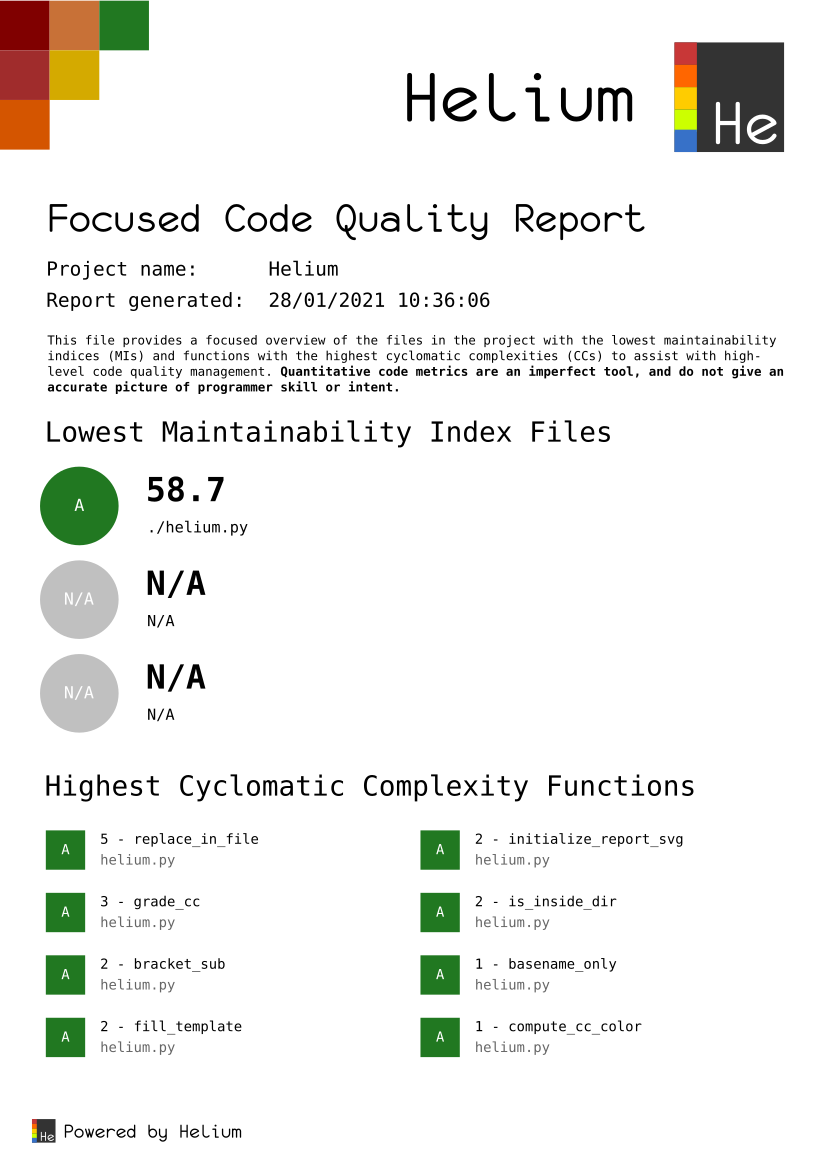

Here is the Python script that generated this plot:
import base64
import glob
import json
import os.path
import re
from datetime import datetime
from shutil import copyfile
from tempfile import mkstemp

# Code quality metrics powered by Radon.
from radon.cli import Config
from radon.cli.harvest import MIHarvester, CCHarvester
import radon.visitors

# Needed for report PDF generation.
import cairosvg as cairo


# Default configuration file to assist with interactive project initialization.
DEFAULT_CONFIG = {
    'name': 'Unnamed project',
    'pattern': './**/*.py',
    'separate_metrics': False,
    'excludes': [
        "./helium_packed.py",
        "./venv"
    ],
    'mi_config': {
        'exclude': [],
        'ignore': [],
        'multi': True,
        'min': 'A',
        'max': 'F',
        'show': True
    },
    'cc_config': {
        'exclude': [],
        'ignore': [],
        'no_assert': True,
        'show_closures': True,
        'max': 'F',
        'min': 'A',
        'order': None
    }
}

# Default location of configuration file.
CONFIG_LOCATION = './.heliumrc'

# Number of maintainability index results to display.
DISPL_MI_RESULTS = 3

# Number of cyclomatic complexity results to display.
DISPL_CC_RESULTS = 8

# Either report SVG file location, or SVG base64.
REPORT_SVG = 'file:./report_template.svg'


def initialize_report_svg (path):
    """ Initializes the SVG file representing the report template at the specified file path.

    Args:
        path (str): The path to initialize the report template SVG at
    """
    if REPORT_SVG.startswith('file:'): # If template is file-based...
        template_path = REPORT_SVG.split(':')[1]
        copyfile(template_path, path) # Copy template file to destination.
    else:
        # Otherwise, we have a base64 string that needs to be written to disk as a file.
        with open(path, 'wb') as file:
            file.write(base64.b64decode(REPORT_SVG))


def svg_to_pdf (svg_path, pdf_path):
    """ Converts an SVG file to a PDF file.

    Args:
        svg_path (str): The path of the input SVG file
        pdf_path (str): The path of the output PDF file
    """
    cairo.svg2pdf(file_obj=open(svg_path, 'rb'), write_to=pdf_path)


def load_file (path):
    """ Reads a file as a string.

    Args:
        path (str): The path of the file to read
    Returns:
        str: The resulting string
    """
    buffer = ""
    with open(path) as file:
        buffer = file.read()
    return buffer


def load_json_file (path):
    """ Loads a JSON object from a file.

    Args:
        path (str): The path of the input JSON file
    Returns:
        obj: The resulting JSON object
    """
    return json.loads(load_file(path))


def replace_in_file (path, subs):
    """ Performs a set of substitutions in a text file.

    Args:
        path (str): The path of the target file
        subs (list of tuple): A list of pairs of terms and their replacements
    """
    # Compile regular expressions.
    compiled_subs = []
    for old, new in subs:
        compiled_subs.append((re.compile(old), new))
    # Perform replacement.
    buffer = []
    with open(path) as file:
        for line in file:
            processed_line = line
            for old, new in compiled_subs:
                processed_line = re.sub(old, new, processed_line)
            buffer.append(processed_line)
    with open(path, 'w') as file:
        for line in buffer:
            file.write(line)


def bracket_sub (sub, comment=False):
    """ Brackets a substitution pair.

    Args:
        sub (tuple): The substitution pair to bracket
        comment (bool): Whether or not to comment the bracketed pair
    Returns:
        tuple: The bracketed substitution pair
    """
    if comment:
        return (r'<!--\s*\{\{\s*' + sub[0] + r'\s*\}\}\s*-->', sub[1])
    else:
        return (r'\{\{\s*' + sub[0] + r'\s*\}\}', sub[1])


def fill_template (path, subs, comment=False):
    """ Fills a template file.

    Args:
        path (str): The path of the target file
        subs (list of tuple): The list of substitution pairs
        comment (bool): Whether or not to replace commented tempalating expressions
    """
    # Substitute with and without commenting.
    all_subs = [bracket_sub(sub, comment) for sub in subs]
    replace_in_file(path, all_subs)


def grade_cc (cc):
    """ Grades a cyclomatic complexity score on a scale from A-F.

    Args:
        cc (int): The cyclomatic complexity to grade
    Returns:
        str: The resulting grade
    """
    bounds = [
        (6, 'A'),
        (11, 'B'),
        (21, 'C'),
        (31, 'D'),
        (41, 'E') # Add additional bounds here.
    ]
    for bound in bounds:
        if cc < bound[0]:
            return bound[1] # Return bound corresponding to grade.
    return 'F' # Out of bounds, lowest grade.


def basename_only (path):
    """ Returns the base name of a file only, discarding the directory portion.

    Args:
        path (str): The file path to process
    Returns:
        str: The base name of the file
    """
    return os.path.basename(path)


def compute_mi_color (mi_rank):
    """ Computes an appropriate highlight color for a maintainability index based on its rank (A-C).

    Args:
        mi_rank (str): The maintainability index rank (A-C)
    Returns:
        str: The hexadecimal highlight color
    """
    return {
        'A': '#217821',
        'B': '#D45500',
        'C': '#800000'
    }[mi_rank]


def compute_cc_color (cc_rank):
    """ Computes an appropriate highlight color for a cyclomatic complexity based on its rank (A-F).

    Args:
        mi_rank (str): The cyclomatic complexity rank (A-F)
    Returns:
        str: The hexadecimal highlight color
    """
    return {
        'A': '#217821',
        'B': '#D4AA00',
        'C': '#D45500',
        'D': '#C87137',
        'E': '#A02C2C',
        'F': '#800000'
    }[cc_rank]


def normalize_path (path):
    """ Normalizes the case and format of a file path, and converts it to absolute form.

    Args:
        path (str): The path to normalize
    Returns:
        str: The normalized path
    """
    return os.path.normpath(os.path.normcase(os.path.abspath(path)))


def is_inside_dir (file_path, dir_path):
    """ Checks if a file path resides inside a directory path.

    Args:
        file_path (str): The file path to check
        dir_path (str): The directory path to check
    Returns:
        bool: True if the file path resides inside the directory path, otherwise False
    """
    # First, completely normalize both paths.
    norm_file_path = normalize_path(file_path)
    norm_dir_path = normalize_path(dir_path)
    # Now, check if the file path is longer than and starts with the directory path.
    return len(norm_file_path) > len(norm_dir_path) and norm_file_path.startswith(norm_dir_path)


def hex_byte (n):
    """ Computes a minimum 2-character hexadecimal byte for an integer 0-255.

    Args:
        n (int): The integer to compute for
    Returns:
        str: The minimum 2-character hexadecimal representation of the given integer
    """
    return hex(n).replace('0x', '').zfill(2) # Strip '0x' and pad to length 2 with '0' digits.


# If configuration file doesn't exist, ask to create one.
if not os.path.exists(CONFIG_LOCATION):
    confirm = input('Warning: No .heliumrc file detected. Generate one now? [y/N] ')
    if confirm.lower() == 'y':
        proj_name = input('Project name: ') # Choose project name.
        # File selector pattern defaults to all *.py files.
        proj_pattern = input('Pattern (leave blank for all Python files): ')
        if proj_pattern == '':
            proj_pattern = './**/*.py'
        # Adjust default config structure according to input and write it out as a JSON file.
        DEFAULT_CONFIG['name'] = proj_name
        DEFAULT_CONFIG['pattern'] = proj_pattern
        with open(CONFIG_LOCATION, 'w') as file:
            file.write(json.dumps(DEFAULT_CONFIG, indent=4))
        # Confirm proceed with report.
        confirm = input('The .heliumrc file has been created. Proceed with report generation? [y/N] ')
        if confirm.lower() != 'y':
            print('Aborting...')
            exit(0)
    else:
        print('No .heliumrc file created. Aborting...')
        exit(0)

# Load config file.
config = load_json_file(CONFIG_LOCATION)

# Discover files and remove excluded.
files = []
all_files = glob.glob(config['pattern'], recursive=True)
for file in all_files:
    is_excluded = False
    for exclude in config['excludes']:
        if os.path.isfile(exclude): # If we're excluding a specific file...
            if os.path.samefile(file, exclude):
                is_excluded = True # File is excluded.
                break
        elif os.path.isdir(exclude): # If we're excluding a whole directory...
            if is_inside_dir(file, exclude):
                is_excluded = True # File is excluded.
                break
    # Only add file if it's not excluded.
    if not is_excluded:
        files.append(file)

# Generate report page.
temp_svg = mkstemp()[1]
initialize_report_svg(temp_svg)

# Maintainability index harvester.
mi_harvester = MIHarvester(files, Config(**config['mi_config']))

# Fill project name and report generation date.
fill_template(temp_svg, [
    ('proj_name', config['name']),
    ('report_date', datetime.now().strftime('%d/%m/%Y %H:%M:%S'))]
)

# Structure output from maintainability index harvester as one dictionary per file.
mi_results = []
for result in mi_harvester.results:
    path, props = result
    mi_results.append({
        'path': path,
        'mi': props['mi'],
        'rank': props['rank']
    })

# Sort lowest maintainability index first.
mi_results.sort(key=lambda r: r['mi'])

# Extract lowest DISPL_MI_RESULTS maintainability indices.
lowest_mi_results = mi_results[:DISPL_MI_RESULTS]

# Fill lowest DISPL_MI_RESULTS maintainability indices.
i = 1
for result in lowest_mi_results:
    fill_template(temp_svg, [
        (f'm{i}', result['rank']),
        (f'mq{i}', str(round(result['mi'], 2))),
        (f'mf_{i}', result['path'])
    ])
    replace_in_file(temp_svg, [ # Colour circles.
        (f'#ff{hex_byte(i)}ff', compute_mi_color(result['rank'])),
    ])
    i += 1

# Fill in rest of MIs with blanks if we haven't made display quota.
while i <= DISPL_MI_RESULTS:
    fill_template(temp_svg, [
        (f'm{i}', 'N/A'),
        (f'mq{i}', 'N/A'),
        (f'mf_{i}', 'N/A')
    ])
    replace_in_file(temp_svg, [ # Colour circles.
        (f'#ff{hex_byte(i)}ff', '#c0c0c0'),
    ])
    i += 1

# Cyclomatic complexity harvester for all files, or lowest MI files depending on config.
cc_targets = files if config['separate_metrics'] else [r['path'] for r in lowest_mi_results]
cc_harvester = CCHarvester(cc_targets, Config(**config['cc_config']))

# Structure output from cyclomatic complexity harvester as one dictionary per function.
cc_results = []
for result in cc_harvester.results:
    path, nodes = result
    for node in nodes:
        if type(node) == radon.visitors.Function: # We're only interested in functions.
            cc_results.append({
                'path': path,
                'name': node.name,
                'complexity': node.complexity,
                'rank': grade_cc(node.complexity) # Grades need to be done manually.
            })

# Sort highest cyclomatic complexity first.
cc_results.sort(key=lambda r: r['complexity'], reverse=True)

# Extract highest DISPL_CC_RESULTS cyclomatic complexities.
highest_cc_results = cc_results[:DISPL_CC_RESULTS]

# Fill highest DISPL_CC_RESULTS cyclomatic complexities.
i = 1
for result in highest_cc_results:
    fill_template(temp_svg, [
        (f'cc{i}', result['rank']),
        (f'ccq{i}', str(result['complexity'])),
        (f'ccn{i}', result['name']),
        (f'ccf{i}', basename_only(result['path'])),
    ])
    replace_in_file(temp_svg, [ # Colour circles.
        (f'#ff{hex_byte(i + DISPL_MI_RESULTS)}ff', compute_cc_color(result['rank'])),
    ])
    i += 1

# Fill in rest of CCs with blanks if we haven't made display quota.
while i <= DISPL_MI_RESULTS + DISPL_CC_RESULTS:
    fill_template(temp_svg, [
        (f'cc{i}', 'N/A'),
        (f'ccq{i}', 'N/A'),
        (f'ccn{i}', 'N/A'),
        (f'ccf{i}', 'N/A'),
    ])
    replace_in_file(temp_svg, [ # Colour squares.
        (f'#ff{hex_byte(i)}ff', '#c0c0c0'),
    ])
    i += 1

# Perform conversion to PDF.
svg_to_pdf(temp_svg, 'helium.pdf')
